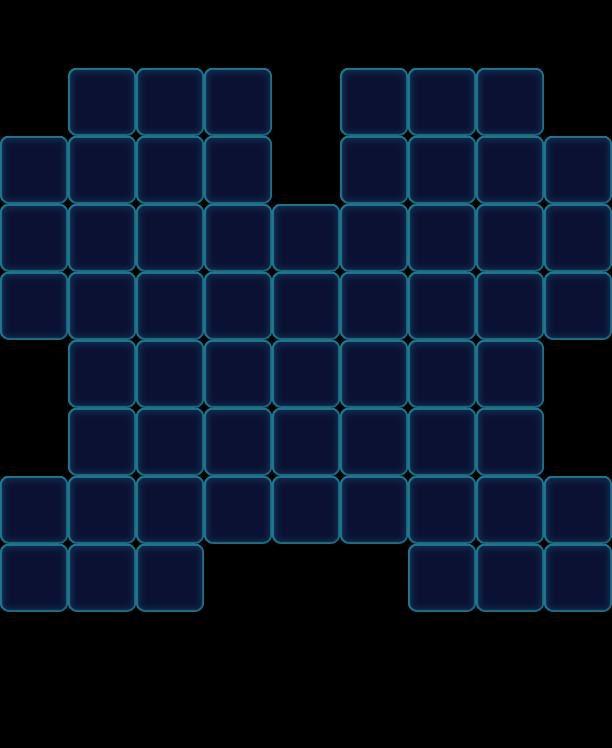

Tiled map render using the project's own tile images. Description and the map definition, with tile-layer contents summarised, below:
An orthogonal 9x11 tile map with 68x68 px tiles, 1 tile layer (Valid), 2 tilesets and 25 objects (14x Monster, 11x Factory_Normal).

<map version="1.0" orientation="orthogonal" width="9" height="11" tilewidth="68" tileheight="68">
 <tileset firstgid="1" name="game_grid1" tilewidth="68" tileheight="68">
  <image source="game_grid1.png" width="68" height="68" />
 </tileset>
 <tileset firstgid="2" name="map" tilewidth="68" tileheight="68">
  <image source="map.png" width="1024" height="1024" />
 </tileset>
 <layer name="Valid" width="9" height="11">
  <data>[99 cells, 61 non-empty, 1 distinct tile ids]</data>
 </layer>
 <objectgroup name="BottomObj" width="9" height="11" />
 <objectgroup name="MiddleObj" width="9" height="11">
  <object type="Monster" gid="18" x="204" y="204">
   <properties>
    <property name="Color" value="Pink" />
   </properties>
  </object>
  <object type="Monster" gid="18" x="340" y="204">
   <properties>
    <property name="Color" value="Pink" />
   </properties>
  </object>
  <object type="Monster" gid="17" x="136" y="204">
   <properties>
    <property name="Color" value="Purple" />
   </properties>
  </object>
  <object type="Monster" gid="17" x="476" y="204">
   <properties>
    <property name="Color" value="Purple" />
   </properties>
  </object>
  <object type="Monster" gid="4" x="408" y="136">
   <properties>
    <property name="Color" value="Orange" />
   </properties>
  </object>
  <object type="Monster" gid="19" x="68" y="204">
   <properties>
    <property name="Color" value="Yellow" />
   </properties>
  </object>
  <object type="Monster" gid="3" x="0" y="204">
   <properties>
    <property name="Color" value="Green" />
   </properties>
  </object>
  <object type="Monster" gid="2" x="68" y="136">
   <properties>
    <property name="Color" value="Blue" />
   </properties>
  </object>
  <object type="Monster" gid="2" x="204" y="136">
   <properties>
    <property name="Color" value="Blue" />
   </properties>
  </object>
  <object type="Monster" gid="2" x="340" y="136">
   <properties>
    <property name="Color" value="Blue" />
   </properties>
  </object>
  <object type="Monster" gid="2" x="544" y="204">
   <properties>
    <property name="Color" value="Blue" />
   </properties>
  </object>
  <object type="Monster" gid="4" x="408" y="204">
   <properties>
    <property name="Color" value="Orange" />
   </properties>
  </object>
  <object type="Monster" gid="18" x="136" y="136">
   <properties>
    <property name="Color" value="Pink" />
   </properties>
  </object>
  <object type="Monster" gid="3" x="476" y="136">
   <properties>
    <property name="Color" value="Green" />
   </properties>
  </object>
 </objectgroup>
 <objectgroup color="#000000" name="TopObj" width="9" height="11">
  <object name="10" type="Factory_Normal" x="68" y="0" width="68" height="68" />
  <object name="10" type="Factory_Normal" x="0" y="68" width="68" height="68" />
  <object name="10" type="Factory_Normal" x="136" y="0" width="68" height="68" />
  <object name="10" type="Factory_Normal" x="204" y="0" width="68" height="68" />
  <object name="10" type="Factory_Normal" x="544" y="68" width="68" height="68" />
  <object name="10" type="Factory_Normal" x="340" y="0" width="68" height="68" />
  <object name="10" type="Factory_Normal" x="408" y="0" width="68" height="68" />
  <object name="10" type="Factory_Normal" x="476" y="0" width="68" height="68" />
  <object name="10" type="Factory_Normal" x="272" y="136" width="68" height="68" />
  <object name="10" type="Factory_Normal" x="0" y="408" width="68" height="68" />
  <object name="10" type="Factory_Normal" x="544" y="408" width="68" height="68" />
 </objectgroup>
</map>
